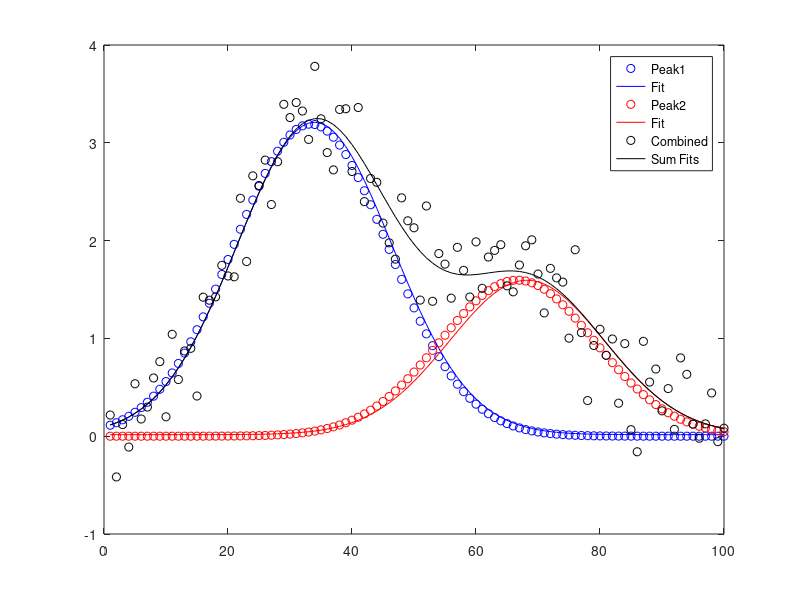

This figure's MATLAB source:
function [fit2x1D,Y0Fit,Y1Fit,YAllFit]=MLE_Two1D_Gaussian_RealDataFixPSF(x,Y,est)
%%%This function fits two Gaussians to a line
% correctCoeffs = [ux1 ux2 sigmaValueX1 sigmaValueX2 b N1 N2];

if nargin<3
    
    close all
    SN=10;
    LL=100;
    x=1:LL;
    est.psf=LL/8;
    est.x0=LL/3;
    est.x1=2*LL/3;
    est.b0=0;
    est.N0=100;
    est.N1=50;
    Y0=est.N0*oneDGauss(x,est.x0,est.psf);
    Y1=est.N1*oneDGauss(x,est.x1,est.psf);
    Noise=1/SN*max(Y0+Y1)*randn(1,LL);
    Y=Y0+Y1+Noise;
end


x0 = [est.x0,est.x1,est.b0,est.N0,est.N1];

 % The function to be minimized is the negative of the log likelihood
datafun = @(params)((sum (expectedFixPSF (x,params,est.psf))) - sum (Y.*log (expectedFixPSF (x,params,est.psf))));
options = optimset ('MaxFunEvals', 10000, 'MaxIter', 10000, 'TolFun', 1e-5);
[paramsF,fval,exitflag,output]  = fminsearch (datafun, x0, options); %we make use of fminsearch to find the minimum of the -log-likelihood function
paramsF(4)=abs(paramsF(4));  %to ensure positive amplitudes (also in expectation expression)
paramsF(5)=abs(paramsF(5));  %to ensure positive amplitudes (also in expectation expression)

%Here we generate data with the fitted parameters.
Y0Fit =1/(est.psf*(2*pi)^0.5)*paramsF(4)*exp((-((x-paramsF(1)).^2./(2.*est.psf.^2)))) + paramsF(3); %Generate y-values with the fitted parameters
Y1Fit = 1/(est.psf*(2*pi)^0.5)*paramsF(5)*exp((-((x-paramsF(2)).^2./(2.*est.psf.^2))))+ paramsF(3); %Generate y-values with the fitted parameters
YAllFit = Y0Fit + Y1Fit - paramsF(3); %add the generated y-values to obtain the final curve

fit2x1D.x0=paramsF(1);
fit2x1D.x1=paramsF(2);
fit2x1D.B0=paramsF(3)
fit2x1D.N0=paramsF(4);  %between max 1 peak and two superimposed
fit2x1D.N1=paramsF(5);  %between max 1 peak and two superimposed
fit2x1D.psf=est.psf;     %these are not used

if nargin<3
    plot(x,Y0,'bo'); hold on;
    plot(x,Y0Fit,'b-'); hold on;
    plot(x,Y1,'ro');
    plot(x,Y1Fit,'r-');
    plot(x,Y,'ko');
    plot(x,YAllFit,'k-');
    legend('Peak1','Fit','Peak2','Fit','Combined', 'Sum Fits');
    
end



function p = oneDGauss (x,ux,s)
%This is the equation for a normalized1D gaussian
p = 1/(s*sqrt(2*pi))*exp (-(x-ux).^2./(2*s.^2));


function E = expectedFixPSF (x,params,psf)
Le=length(x);
E = abs(params (4)).*oneDGauss (x,params (1),psf)  +  abs(params (5)).*oneDGauss (x,params(2),psf) + abs(params (3));
